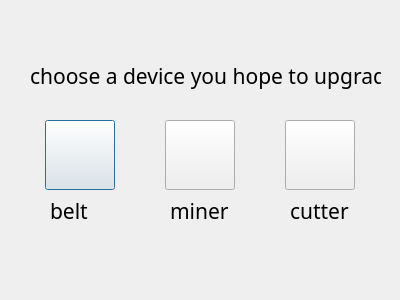
<?xml version="1.0" encoding="UTF-8"?>
<ui version="4.0">
 <class>UpgradeDialog</class>
 <widget class="QDialog" name="UpgradeDialog">
  <property name="geometry">
   <rect>
    <x>0</x>
    <y>0</y>
    <width>400</width>
    <height>300</height>
   </rect>
  </property>
  <property name="windowTitle">
   <string>Dialog</string>
  </property>
  <widget class="QPushButton" name="conveyorButton">
   <property name="geometry">
    <rect>
     <x>45</x>
     <y>120</y>
     <width>70</width>
     <height>70</height>
    </rect>
   </property>
   <property name="styleSheet">
    <string notr="true">image: url(:/images/resource/images/conveyor_belt_east.png);</string>
   </property>
   <property name="text">
    <string/>
   </property>
  </widget>
  <widget class="QPushButton" name="minerButton">
   <property name="geometry">
    <rect>
     <x>165</x>
     <y>120</y>
     <width>70</width>
     <height>70</height>
    </rect>
   </property>
   <property name="styleSheet">
    <string notr="true">image: url(:/images/resource/images/miner_east.png);</string>
   </property>
   <property name="text">
    <string/>
   </property>
  </widget>
  <widget class="QPushButton" name="cutterButton">
   <property name="geometry">
    <rect>
     <x>285</x>
     <y>120</y>
     <width>70</width>
     <height>70</height>
    </rect>
   </property>
   <property name="styleSheet">
    <string notr="true">image: url(:/images/resource/images/cutter.png);</string>
   </property>
   <property name="text">
    <string/>
   </property>
  </widget>
  <widget class="QLabel" name="label">
   <property name="geometry">
    <rect>
     <x>50</x>
     <y>200</y>
     <width>61</width>
     <height>21</height>
    </rect>
   </property>
   <property name="font">
    <font>
     <family>华文琥珀</family>
     <pointsize>16</pointsize>
    </font>
   </property>
   <property name="text">
    <string>belt</string>
   </property>
  </widget>
  <widget class="QLabel" name="label_2">
   <property name="geometry">
    <rect>
     <x>170</x>
     <y>200</y>
     <width>61</width>
     <height>21</height>
    </rect>
   </property>
   <property name="font">
    <font>
     <family>华文琥珀</family>
     <pointsize>16</pointsize>
    </font>
   </property>
   <property name="layoutDirection">
    <enum>Qt::LayoutDirection::LeftToRight</enum>
   </property>
   <property name="text">
    <string>miner</string>
   </property>
  </widget>
  <widget class="QLabel" name="label_3">
   <property name="geometry">
    <rect>
     <x>290</x>
     <y>200</y>
     <width>61</width>
     <height>21</height>
    </rect>
   </property>
   <property name="font">
    <font>
     <family>华文琥珀</family>
     <pointsize>16</pointsize>
    </font>
   </property>
   <property name="text">
    <string>cutter</string>
   </property>
  </widget>
  <widget class="QLabel" name="label_4">
   <property name="geometry">
    <rect>
     <x>30</x>
     <y>60</y>
     <width>351</width>
     <height>31</height>
    </rect>
   </property>
   <property name="font">
    <font>
     <family>STCaiyun</family>
     <pointsize>16</pointsize>
    </font>
   </property>
   <property name="text">
    <string>choose a device you hope to upgrade</string>
   </property>
  </widget>
 </widget>
 <resources/>
 <connections/>
</ui>
